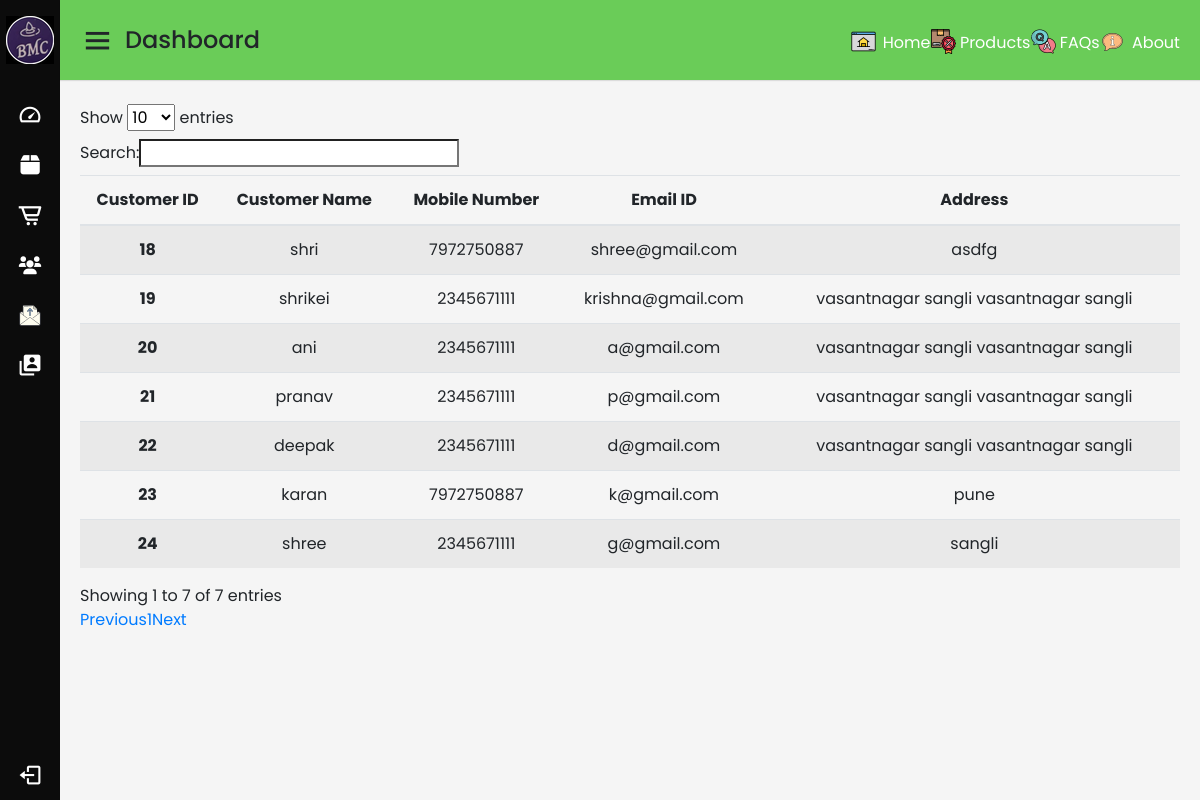
The page /hardwareCustomer.php (signed in) on the database its author committed.
### tables this page shows
CREATE TABLE `user` (
  `user_name` varchar(30) NOT NULL,
  `user_id` int(7) NOT NULL,
  `user_mobile` bigint(20) NOT NULL,
  `user_email` varchar(30) NOT NULL,
  `user_address` varchar(150) NOT NULL,
  `user_password` varchar(30) NOT NULL
);

### hardwareCustomer.php (the view, shortened to what this page needs)
<?php
include 'partials/dbconnect.php';
?>
<!DOCTYPE html>
<html lang="en" dir="ltr">
<head>
    <link rel="stylesheet" href="main.css">
    <link href='https://unpkg.com/boxicons@2.0.7/css/boxicons.min.css' rel='stylesheet'>
    <link rel="stylesheet" href="https://cdnjs.cloudflare.com/ajax/libs/font-awesome/6.0.0-beta2/css/all.min.css">
    <link rel="stylesheet" href="https://stackpath.bootstrapcdn.com/bootstrap/4.1.3/css/bootstrap.min.css"
>
        <link rel="stylesheet" href="https://code.jquery.com/ui/1.12.1/themes/base/jquery-ui.css">
        <link rel="stylesheet" href="https://cdn.datatables.net/1.11.5/css/dataTables.jqueryui.min.css">
</head>
<body>
    <?php require 'partials/clientsidebar.php' ?>
    <section class="home-section">
    <?php require 'partials/clientnav.php' ?>
        <div class="home-content">
            <div style="margin-left: 20px; margin-right: 20px;">
            <table id="myTable" class="table table-striped" style="width:100%">
                    <thead style="text-align: center;">
                        <tr>
                            <th>Customer ID</th>
                            <th>Customer Name</th>
                            <th>Mobile Number</th>
                            <th>Email ID</th>
                            <th>Address</th>
                        </tr>
                    </thead>
                    <tbody style="text-align: center;">
                        <?php
                        $sql = "SELECT * FROM user";
                        $result = mysqli_query($conn, $sql);
                        if (mysqli_num_rows($result) > 0) {
                            while ($row = mysqli_fetch_assoc($result)) {
                                echo "<tr>
                                    <td style='font-weight: bold;'>" .
                                    $row["user_id"] .
                                    "</td>
                                    <td>" .
                                    $row["user_name"] .
                                    "</td>
                                    <td>" .
                                    $row["user_mobile"] .
                                    "</td>
                                    <td>" .
                                    $row["user_email"] .
                                    "</td>
                                    <td>" .
                                    $row["user_address"] .
                                    "</td>
                                    </tr>";
                            }
                        }
                        ?>
                    </tbody>
                </table>
            </div>
        </div>
    </section>
</body>
</html>

### main.css (style rules this page uses)
* { margin: 0; padding: 0; box-sizing: border-box; font-family: 'Poppins', sans-serif; }
.home-section { position: relative; background: #f5f5f5; min-height: 100vh; width: calc(100% - 240px); left: 240px; transition: all 0.5s ease; }
.home-section .home-content { position: relative; padding-top: 104px; }
@media (max-width: 1240px) { .home-section { width: calc(100% - 60px); left: 60px; } }

### rows shown on the page
user: user_id "18", user_name "shri", user_mobile "7972750887", user_email "shree@gmail.com", user_address "asdfg"
user: user_id "19", user_name "shrikei", user_mobile "2345671111", user_email "krishna@gmail.com", user_address "vasantnagar sangli vasantnagar sangli"
user: user_id "20", user_name "ani", user_mobile "2345671111", user_email "a@gmail.com", user_address "vasantnagar sangli vasantnagar sangli"
user: user_id "21", user_name "pranav", user_mobile "2345671111", user_email "p@gmail.com", user_address "vasantnagar sangli vasantnagar sangli"
user: user_id "22", user_name "deepak", user_mobile "2345671111", user_email "d@gmail.com", user_address "vasantnagar sangli vasantnagar sangli"
user: user_id "23", user_name "karan", user_mobile "7972750887", user_email "k@gmail.com", user_address "pune"
user: user_id "24", user_name "shree", user_mobile "2345671111", user_email "g@gmail.com", user_address "sangli"
